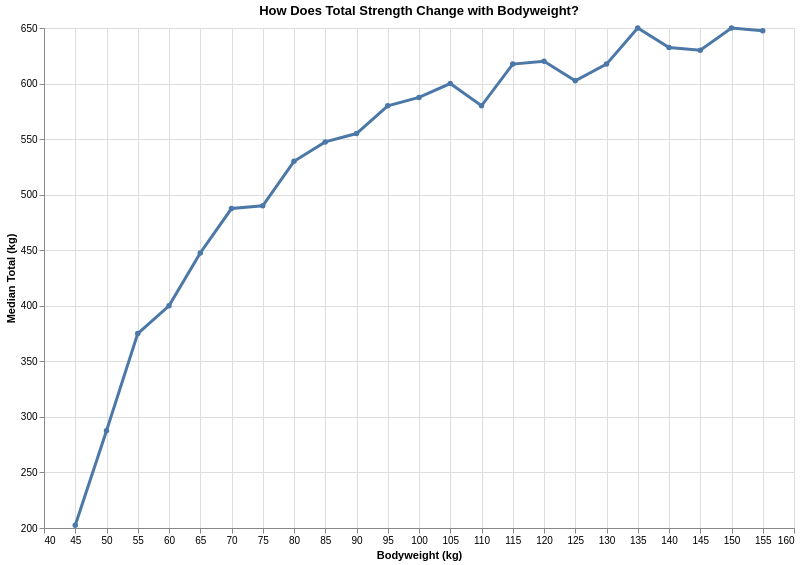

The code cell stored with this chart in its notebook:
### Code cell
# Task 2 exploratory visualization:
# Median Total vs. Bodyweight by Sex

sex_select_task2 = alt.param(
    name="Sex_Task2",
    value="M",
    bind=alt.binding_select(
        options=["M", "F"],
        labels=["Male", "Female"],
        name="Sex: "
    )
)

task2_exploration = (
    alt.Chart(total_by_bw_sex)
    .add_params(sex_select_task2)
    .transform_filter(
        alt.datum.Sex == sex_select_task2
    )
    .mark_line(
        point=True,
        strokeWidth=3
    )
    .encode(
        x=alt.X(
            "BodyweightBin:Q",
            title="Bodyweight (kg)",
            scale=alt.Scale(zero=False)
        ),
        y=alt.Y(
            "MedianTotal:Q",
            title="Median Total (kg)",
            scale=alt.Scale(zero=False)
        ),
        tooltip=[
            alt.Tooltip(
                "BodyweightBin:Q",
                title="Bodyweight (kg)"
            ),
            alt.Tooltip(
                "MedianTotal:Q",
                title="Median Total (kg)",
                format=".1f"
            ),
            alt.Tooltip(
                "MeanTotal:Q",
                title="Mean Total (kg)",
                format=".1f"
            ),
            alt.Tooltip(
                "Lifters:Q",
                title="Number of Lifters"
            )
        ]
    )
    .properties(
        width=750,
        height=500,
        title="How Does Total Strength Change with Bodyweight?"
    )
)

task2_exploration

### Figure 1 — Vega-Lite specification as saved in the notebook (floating-point values rounded to 4 significant figures)
{"config": {"view": {"continuousWidth": 300, "continuousHeight": 300}}, "data": {"name": "data-04dc8299709e5a6658f02731343c7188"}, "mark": {"type": "line", "point": true, "strokeWidth": 3}, "encoding": {"tooltip": [{"field": "BodyweightBin", "title": "Bodyweight (kg)", "type": "quantitative"}, {"field": "MedianTotal", "format": ".1f", "title": "Median Total (kg)", "type": "quantitative"}, {"field": "MeanTotal", "format": ".1f", "title": "Mean Total (kg)", "type": "quantitative"}, {"field": "Lifters", "title": "Number of Lifters", "type": "quantitative"}], "x": {"field": "BodyweightBin", "scale": {"zero": false}, "title": "Bodyweight (kg)", "type": "quantitative"}, "y": {"field": "MedianTotal", "scale": {"zero": false}, "title": "Median Total (kg)", "type": "quantitative"}}, "height": 500, "params": [{"name": "Sex_Task2", "bind": {"input": "select", "options": ["M", "F"], "labels": ["Male", "Female"], "name": "Sex: "}, "value": "M"}], "title": "How Does Total Strength Change with Bodyweight?", "transform": [{"filter": "(datum.Sex === Sex_Task2)"}], "width": 750, "$schema": "https://vega.github.io/schema/vega-lite/v6.4.1.json", "datasets": {"data-04dc8299709e5a6658f02731343c7188": [{"Sex": "F", "BodyweightBin": 40.0, "MedianTotal": 190.0, "MeanTotal": 192.5, "Lifters": 239}, {"Sex": "F", "BodyweightBin": 45.0, "MedianTotal": 228.8, "MeanTotal": 235.0, "Lifters": 900}, {"Sex": "F", "BodyweightBin": 50.0, "MedianTotal": 260.0, "MeanTotal": 260.9, "Lifters": 2342}, {"Sex": "F", "BodyweightBin": 55.0, "MedianTotal": 280.0, "MeanTotal": 282.3, "Lifters": 4445}, {"Sex": "F", "BodyweightBin": 60.0, "MedianTotal": 287.5, "MeanTotal": 290.8, "Lifters": 4217}, {"Sex": "F", "BodyweightBin": 65.0, "MedianTotal": 303.8, "MeanTotal": 305.7, "Lifters": 4514}, {"Sex": "F", "BodyweightBin": 70.0, "MedianTotal": 315.0, "MeanTotal": 317.7, "Lifters": 4252}, {"Sex": "F", "BodyweightBin": 75.0, "MedianTotal": 310.0, "MeanTotal": 312.4, "Lifters": 2085}, {"Sex": "F", "BodyweightBin": 80.0, "MedianTotal": 327.5, "MeanTotal": 330.7, "Lifters": 2510}, {"Sex": "F", "BodyweightBin": 85.0, "MedianTotal": 330.0, "MeanTotal": 333.0, "Lifters": 1507}, {"Sex": "F", "BodyweightBin": 90.0, "MedianTotal": 325.0, "MeanTotal": 325.4, "Lifters": 818}, {"Sex": "F", "BodyweightBin": 95.0, "MedianTotal": 340.0, "MeanTotal": 344.5, "Lifters": 945}, {"Sex": "F", "BodyweightBin": 100.0, "MedianTotal": 330.0, "MeanTotal": 333.2, "Lifters": 546}, {"Sex": "F", "BodyweightBin": 105.0, "MedianTotal": 345.0, "MeanTotal": 349.1, "Lifters": 492}, {"Sex": "F", "BodyweightBin": 110.0, "MedianTotal": 350.0, "MeanTotal": 353.2, "Lifters": 344}, {"Sex": "F", "BodyweightBin": 115.0, "MedianTotal": 350.0, "MeanTotal": 353.6, "Lifters": 287}, {"Sex": "F", "BodyweightBin": 120.0, "MedianTotal": 375.0, "MeanTotal": 371.1, "Lifters": 217}, {"Sex": "F", "BodyweightBin": 125.0, "MedianTotal": 378.8, "MeanTotal": 375.9, "Lifters": 156}, {"Sex": "F", "BodyweightBin": 130.0, "MedianTotal": 370.0, "MeanTotal": 380.3, "Lifters": 102}, {"Sex": "M", "BodyweightBin": 45.0, "MedianTotal": 202.5, "MeanTotal": 217.3, "Lifters": 129}, {"Sex": "M", "BodyweightBin": 50.0, "MedianTotal": 287.5, "MeanTotal": 295.0, "Lifters": 439}, {"Sex": "M", "BodyweightBin": 55.0, "MedianTotal": 375.0, "MeanTotal": 370.4, "Lifters": 1501}, {"Sex": "M", "BodyweightBin": 60.0, "MedianTotal": 400.0, "MeanTotal": 393.7, "Lifters": 1518}, {"Sex": "M", "BodyweightBin": 65.0, "MedianTotal": 447.5, "MeanTotal": 443.9, "Lifters": 3642}, {"Sex": "M", "BodyweightBin": 70.0, "MedianTotal": 487.5, "MeanTotal": 485.5, "Lifters": 7928}, {"Sex": "M", "BodyweightBin": 75.0, "MedianTotal": 490.0, "MeanTotal": 486.2, "Lifters": 3841}, {"Sex": "M", "BodyweightBin": 80.0, "MedianTotal": 530.0, "MeanTotal": 528.3, "Lifters": 9263}, {"Sex": "M", "BodyweightBin": 85.0, "MedianTotal": 547.5, "MeanTotal": 546.9, "Lifters": 8189}, {"Sex": "M", "BodyweightBin": 90.0, "MedianTotal": 555.0, "MeanTotal": 551.3, "Lifters": 5315}, {"Sex": "M", "BodyweightBin": 95.0, "MedianTotal": 580.0, "MeanTotal": 578.2, "Lifters": 5693}, {"Sex": "M", "BodyweightBin": 100.0, "MedianTotal": 587.5, "MeanTotal": 582.5, "Lifters": 3828}, {"Sex": "M", "BodyweightBin": 105.0, "MedianTotal": 600.0, "MeanTotal": 600.7, "Lifters": 3254}, {"Sex": "M", "BodyweightBin": 110.0, "MedianTotal": 580.0, "MeanTotal": 578.8, "Lifters": 1371}, {"Sex": "M", "BodyweightBin": 115.0, "MedianTotal": 617.5, "MeanTotal": 612.7, "Lifters": 1762}, {"Sex": "M", "BodyweightBin": 120.0, "MedianTotal": 620.0, "MeanTotal": 623.0, "Lifters": 1382}, {"Sex": "M", "BodyweightBin": 125.0, "MedianTotal": 602.5, "MeanTotal": 595.7, "Lifters": 629}, {"Sex": "M", "BodyweightBin": 130.0, "MedianTotal": 617.5, "MeanTotal": 619.0, "Lifters": 544}, {"Sex": "M", "BodyweightBin": 135.0, "MedianTotal": 650.0, "MeanTotal": 644.8, "Lifters": 560}, {"Sex": "M", "BodyweightBin": 140.0, "MedianTotal": 632.5, "MeanTotal": 622.7, "Lifters": 281}, {"Sex": "M", "BodyweightBin": 145.0, "MedianTotal": 630.0, "MeanTotal": 637.4, "Lifters": 230}, {"Sex": "M", "BodyweightBin": 150.0, "MedianTotal": 650.0, "MeanTotal": 642.1, "Lifters": 193}, {"Sex": "M", "BodyweightBin": 155.0, "MedianTotal": 647.5, "MeanTotal": 653.3, "Lifters": 134}]}}
